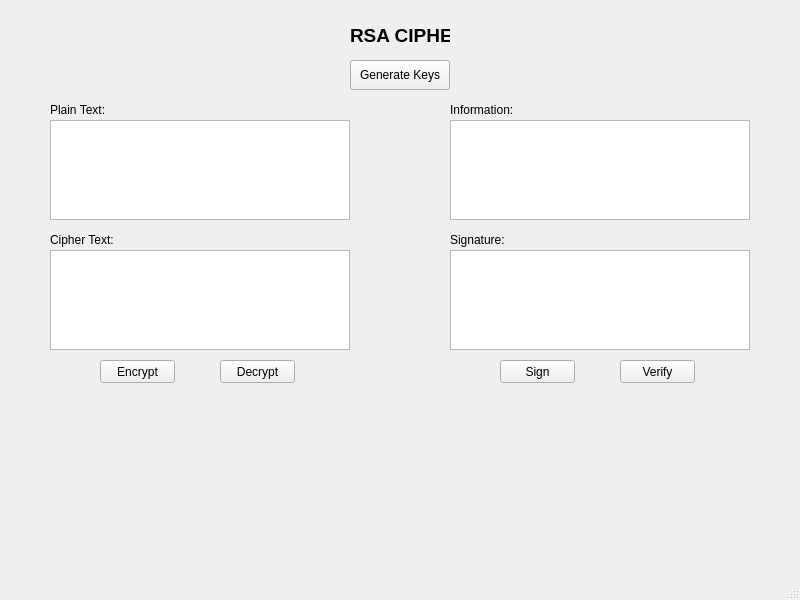
<?xml version="1.0" encoding="UTF-8"?>
<ui version="4.0">
 <class>MainWindow</class>
 <widget class="QMainWindow" name="MainWindow">
  <property name="geometry">
   <rect>
    <x>0</x>
    <y>0</y>
    <width>800</width>
    <height>600</height>
   </rect>
  </property>
  <property name="windowTitle">
   <string>RSA CIPHER</string>
  </property>
  <widget class="QWidget" name="centralwidget">
   <widget class="QLabel" name="label">
    <property name="geometry">
     <rect>
      <x>350</x>
      <y>20</y>
      <width>100</width>
      <height>30</height>
     </rect>
    </property>
    <property name="font">
     <font>
      <pointsize>14</pointsize>
      <weight>75</weight>
      <bold>true</bold>
     </font>
    </property>
    <property name="text">
     <string>RSA CIPHER</string>
    </property>
   </widget>
   <widget class="QPushButton" name="btn_gen_keys">
    <property name="geometry">
     <rect>
      <x>350</x>
      <y>60</y>
      <width>100</width>
      <height>30</height>
     </rect>
    </property>
    <property name="text">
     <string>Generate Keys</string>
    </property>
   </widget>
   <widget class="QLabel" name="label_2">
    <property name="geometry">
     <rect>
      <x>50</x>
      <y>100</y>
      <width>100</width>
      <height>20</height>
     </rect>
    </property>
    <property name="text">
     <string>Plain Text:</string>
    </property>
   </widget>
   <widget class="QPlainTextEdit" name="txt_plain_text">
    <property name="geometry">
     <rect>
      <x>50</x>
      <y>120</y>
      <width>300</width>
      <height>100</height>
     </rect>
    </property>
   </widget>
   <widget class="QLabel" name="label_3">
    <property name="geometry">
     <rect>
      <x>50</x>
      <y>230</y>
      <width>100</width>
      <height>20</height>
     </rect>
    </property>
    <property name="text">
     <string>Cipher Text:</string>
    </property>
   </widget>
   <widget class="QPlainTextEdit" name="txt_cipher_text">
    <property name="geometry">
     <rect>
      <x>50</x>
      <y>250</y>
      <width>300</width>
      <height>100</height>
     </rect>
    </property>
   </widget>
   <widget class="QPushButton" name="btn_encrypt">
    <property name="geometry">
     <rect>
      <x>100</x>
      <y>360</y>
      <width>75</width>
      <height>23</height>
     </rect>
    </property>
    <property name="text">
     <string>Encrypt</string>
    </property>
   </widget>
   <widget class="QPushButton" name="btn_decrypt">
    <property name="geometry">
     <rect>
      <x>220</x>
      <y>360</y>
      <width>75</width>
      <height>23</height>
     </rect>
    </property>
    <property name="text">
     <string>Decrypt</string>
    </property>
   </widget>
   <widget class="QLabel" name="label_4">
    <property name="geometry">
     <rect>
      <x>450</x>
      <y>100</y>
      <width>100</width>
      <height>20</height>
     </rect>
    </property>
    <property name="text">
     <string>Information:</string>
    </property>
   </widget>
   <widget class="QPlainTextEdit" name="txt_info">
    <property name="geometry">
     <rect>
      <x>450</x>
      <y>120</y>
      <width>300</width>
      <height>100</height>
     </rect>
    </property>
   </widget>
   <widget class="QLabel" name="label_5">
    <property name="geometry">
     <rect>
      <x>450</x>
      <y>230</y>
      <width>100</width>
      <height>20</height>
     </rect>
    </property>
    <property name="text">
     <string>Signature:</string>
    </property>
   </widget>
   <widget class="QPlainTextEdit" name="txt_sign">
    <property name="geometry">
     <rect>
      <x>450</x>
      <y>250</y>
      <width>300</width>
      <height>100</height>
     </rect>
    </property>
   </widget>
   <widget class="QPushButton" name="btn_sign">
    <property name="geometry">
     <rect>
      <x>500</x>
      <y>360</y>
      <width>75</width>
      <height>23</height>
     </rect>
    </property>
    <property name="text">
     <string>Sign</string>
    </property>
   </widget>
   <widget class="QPushButton" name="btn_verify">
    <property name="geometry">
     <rect>
      <x>620</x>
      <y>360</y>
      <width>75</width>
      <height>23</height>
     </rect>
    </property>
    <property name="text">
     <string>Verify</string>
    </property>
   </widget>
  </widget>
  <widget class="QStatusBar" name="statusbar"/>
 </widget>
 <resources/>
 <connections/>
</ui>
